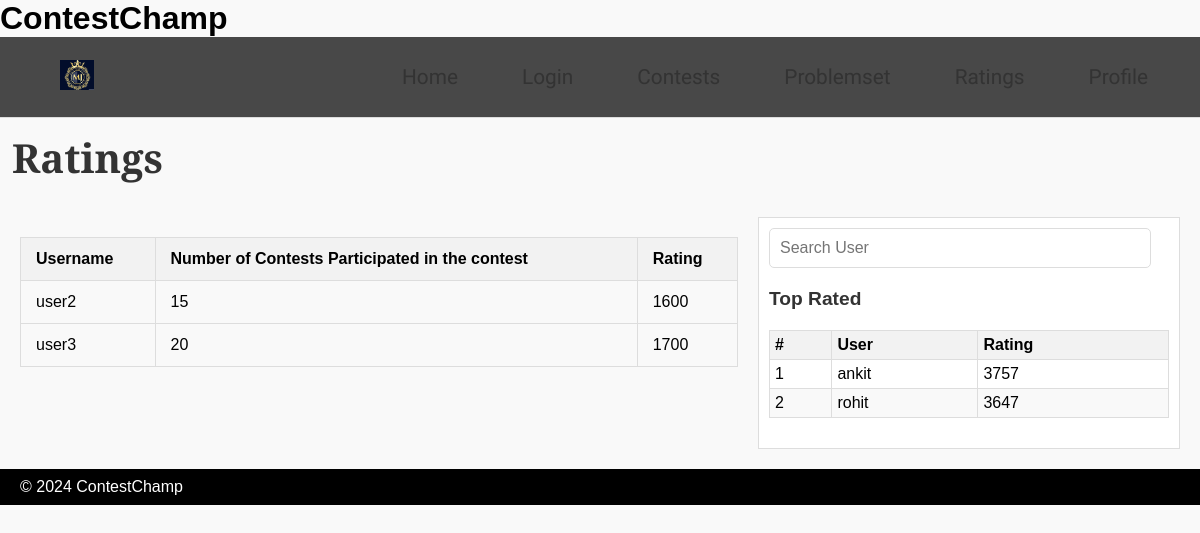
/ratings, run on an earlier commit of the app's database.
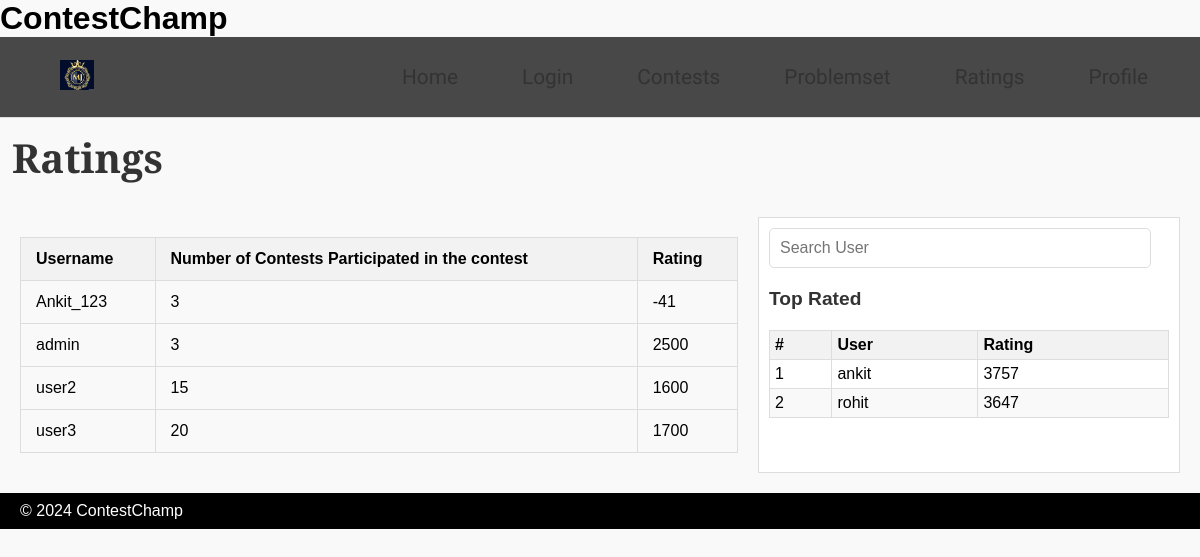
And on a later commit of the database.
### home/models.py (models this page shows, shortened)
class CustomUser(AbstractUser):
    rating = models.IntegerField(default=0)

### home/views.py (the view)
# urls.py: path("ratings", views.ratings, name="ratings"),
def ratings(request):
    users = CustomUser.objects.all()
    current_user = {}
    if request.user.is_authenticated:
        user_ = request.user
        current_user["username"] = user_.username
        current_user["rating"] = user_.rating
    user_ratings = {}
    for user in users:
        rating = user.rating
        user_ratings[user.username] = rating
    return render(
        request,
        "ratings.html",
        {"user_ratings": user_ratings, "Current_user": current_user},
    )

### templates/ratings.html (shortened to what this page needs)
{% load static %}
<!DOCTYPE html>
<html lang="en">
<head>
    <link rel="stylesheet" href="{% static 'css/style.css' %}">
    <link rel="stylesheet" media="screen and (max-width: 1170px)" href="{% static 'css/style.css' %}">
</head>
<body>
    <header>
        <h1>ContestChamp</h1>
        <nav id="navbar">
            <div id="logo">
                <img src="{% static 'assets/logo.png' %}" alt="ERR">
            </div>
            <ul>
                <li class="item"><a href="/" onclick="showSection('home')">Home</a></li>
                <li class="item"><a href="/login" onclick="showSection('login')">Login</a></li>
                <li class="item"><a href="/contests" onclick="showSection('contests')">Contests</a></li>
                <li class="item"><a href="/problems" onclick="showSection('problemset')">Problemset</a></li>
                <li class="item"><a href="/ratings" onclick="showSection('ratings')">Ratings</a></li>
                <li class="item"><a href="/profile" onclick="showSection('profile')">Profile</a></li>
            </ul>
        </nav>
    </header>
    <main>
        <section id="ratings">
            <h1 class="h-primary">Ratings</h1>
            <div id="ratings-content">
                <div id="main-content">
                    <table>
                        <thead>
                            <tr>
                                <th>Username</th>
                                <th>Number of Contests Participated in the contest</th>
                                <th>Rating</th>
                            </tr>
                        </thead>
                        <tbody>
                           {% for username, rating in user_ratings.items %}
                            <tr>
                                <td>{{ username }}</td>
                                <td>3</td>
                                <td>{{ rating }}</td>
                            </tr>
                            {% endfor %}
                            <tr>
                                <td>user2</td>
                                <td>15</td>
                                <td>1600</td>
                            </tr>
                            <tr>
                                <td>user3</td>
                                <td>20</td>
                                <td>1700</td>
                            </tr>
                        </tbody>
                    </table>
                </div>
                <div id="side-content">
                    <div id="search-bar">
                        <input type="text" placeholder="Search User">
                    </div>
                    <div id="top-rated">
                        <h2>Top Rated</h2>
                        <table>
                            <thead>
                                <tr>
                                    <th>#</th>
                                    <th>User</th>
                                    <th>Rating</th>
                                </tr>
                            </thead>
                            <tbody>
                                <tr>
                                    <td>1</td>
                                    <td>ankit</td>
                                    <td>3757</td>
                                </tr>
                                <tr>
                                    <td>2</td>
                                    <td>rohit</td>
                                    <td>3647</td>
                                </tr>
                            </tbody>
                        </table>
                    </div>
                </div>
            </div>
        </section>
    </main>
    <footer>
        <p>&copy; 2024 ContestChamp</p>
    </footer>
</body>
</html>

### static/css/style.css (style rules this page uses)
* { margin: 0; padding: 0; }
html { scroll-behavior: smooth; }
:root { --navbar-height: 59px; }
#navbar { display: flex; align-items: cetnter; position: sticky; top: 0px; }
#navbar::before { content: ""; background-color: black; position: absolute; top: 0px; left: 0px; height: 100%; width: 100%; z-index: -1; opacity: 0.7; }
#logo { margin: 10px 34px; }
#logo img { height: 59px; margin: 3px 6px; }
#navbar ul { display: flex; font-family: 'Baloo Bhai', cursive; }
#navbar ul li { list-style: none; font-size: 1.3rem; }
#navbar ul li a { color: white; display: block; padding: 3px 22px; border-radius: 20px; text-decoration: none; }
footer { background: black; color: white; padding: 9px 20px; }
.h-primary { font-family: 'Bree Serif', serif; font-size: 3.8rem; padding: 12px; }
body { font-family: Arial, sans-serif; margin: 0; padding: 0; background-color: #f9f9f9; }
#navbar { display: flex; justify-content: space-between; align-items: center; background-color: #f2f2f2; padding: 10px 20px; border-bottom: 1px solid #ddd; }
#logo img { height: 30px; margin-right: 10px; }
#navbar ul { display: flex; list-style: none; margin: 0; padding: 0; }
#navbar ul li { margin: 0 10px; }
#navbar ul li a { text-decoration: none; color: #333; cursor: pointer; }
.h-primary { font-size: 2.5em; color: #333; }
#ratings-content { display: flex; justify-content: space-between; padding: 20px; }
#main-content { flex: 3; }
#side-content { flex: 1; padding: 10px; background-color: #fff; border: 1px solid #ddd; margin-left: 20px; }
table { width: 100%; border-collapse: collapse; margin: 20px 0; font-size: 1em; min-width: 400px; border: 1px solid #ddd; }
table thead tr { background-color: #f2f2f2; text-align: left; font-weight: bold; }
table th, table td { padding: 12px 15px; border: 1px solid #ddd; }
table tbody tr:nth-of-type(even) { background-color: #f9f9f9; }
#search-bar { margin-bottom: 20px; }
#search-bar input { width: calc(100% - 40px); padding: 10px; font-size: 16px; border: 1px solid #ddd; border-radius: 5px; }
#user-info, #top-rated { margin-bottom: 20px; }
#user-info h2, #top-rated h2 { font-size: 1.2em; margin-bottom: 10px; }
#top-rated table th, #top-rated table td { padding: 5px; }
body { font-family: Arial, sans-serif; }
h2 { color: #333; }

What changed in the data, as far as the page shows it:
added CustomUser: user_ratings "Ankit_123"
added CustomUser: user_ratings "admin"
Also different on the page:
new list line: "3 -41"
new list line: "3 2500"
